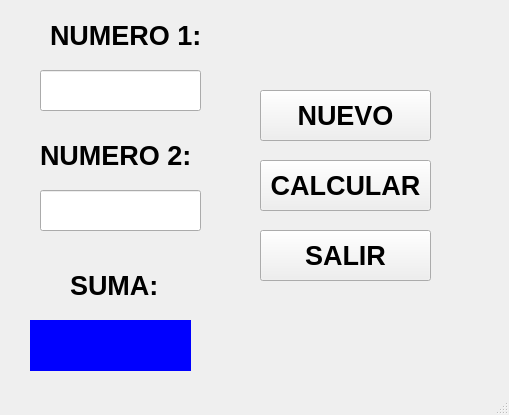
<?xml version="1.0" encoding="UTF-8"?>
<ui version="4.0">
 <class>MainWindow</class>
 <widget class="QMainWindow" name="MainWindow">
  <property name="geometry">
   <rect>
    <x>0</x>
    <y>0</y>
    <width>509</width>
    <height>415</height>
   </rect>
  </property>
  <property name="windowTitle">
   <string>Suma</string>
  </property>
  <widget class="QWidget" name="centralwidget">
   <widget class="QLabel" name="label">
    <property name="geometry">
     <rect>
      <x>50</x>
      <y>10</y>
      <width>171</width>
      <height>51</height>
     </rect>
    </property>
    <property name="font">
     <font>
      <pointsize>20</pointsize>
      <weight>75</weight>
      <bold>true</bold>
     </font>
    </property>
    <property name="text">
     <string>NUMERO 1:</string>
    </property>
   </widget>
   <widget class="QLineEdit" name="txtnumero1">
    <property name="geometry">
     <rect>
      <x>40</x>
      <y>70</y>
      <width>161</width>
      <height>41</height>
     </rect>
    </property>
    <property name="font">
     <font>
      <pointsize>18</pointsize>
      <italic>true</italic>
     </font>
    </property>
    <property name="alignment">
     <set>Qt::AlignCenter</set>
    </property>
   </widget>
   <widget class="QLabel" name="label_2">
    <property name="geometry">
     <rect>
      <x>40</x>
      <y>130</y>
      <width>171</width>
      <height>51</height>
     </rect>
    </property>
    <property name="font">
     <font>
      <pointsize>20</pointsize>
      <weight>75</weight>
      <bold>true</bold>
     </font>
    </property>
    <property name="text">
     <string>NUMERO 2:</string>
    </property>
   </widget>
   <widget class="QLineEdit" name="txtnumero2">
    <property name="geometry">
     <rect>
      <x>40</x>
      <y>190</y>
      <width>161</width>
      <height>41</height>
     </rect>
    </property>
    <property name="font">
     <font>
      <pointsize>18</pointsize>
      <italic>true</italic>
     </font>
    </property>
    <property name="alignment">
     <set>Qt::AlignCenter</set>
    </property>
   </widget>
   <widget class="QLabel" name="label_3">
    <property name="geometry">
     <rect>
      <x>70</x>
      <y>260</y>
      <width>101</width>
      <height>51</height>
     </rect>
    </property>
    <property name="font">
     <font>
      <pointsize>20</pointsize>
      <weight>75</weight>
      <bold>true</bold>
     </font>
    </property>
    <property name="text">
     <string>SUMA:</string>
    </property>
   </widget>
   <widget class="QLabel" name="lblsuma">
    <property name="geometry">
     <rect>
      <x>30</x>
      <y>320</y>
      <width>161</width>
      <height>51</height>
     </rect>
    </property>
    <property name="font">
     <font>
      <pointsize>16</pointsize>
      <weight>75</weight>
      <italic>true</italic>
      <bold>true</bold>
     </font>
    </property>
    <property name="styleSheet">
     <string notr="true">background-color: rgb(0, 0, 255);
color: rgb(255, 255, 255);</string>
    </property>
    <property name="text">
     <string/>
    </property>
   </widget>
   <widget class="QPushButton" name="bnuevo">
    <property name="geometry">
     <rect>
      <x>260</x>
      <y>90</y>
      <width>171</width>
      <height>51</height>
     </rect>
    </property>
    <property name="font">
     <font>
      <pointsize>20</pointsize>
      <weight>75</weight>
      <bold>true</bold>
     </font>
    </property>
    <property name="text">
     <string>NUEVO</string>
    </property>
   </widget>
   <widget class="QPushButton" name="bcalcular">
    <property name="geometry">
     <rect>
      <x>260</x>
      <y>160</y>
      <width>171</width>
      <height>51</height>
     </rect>
    </property>
    <property name="font">
     <font>
      <pointsize>20</pointsize>
      <weight>75</weight>
      <bold>true</bold>
     </font>
    </property>
    <property name="text">
     <string>CALCULAR</string>
    </property>
   </widget>
   <widget class="QPushButton" name="bsalir">
    <property name="geometry">
     <rect>
      <x>260</x>
      <y>230</y>
      <width>171</width>
      <height>51</height>
     </rect>
    </property>
    <property name="font">
     <font>
      <pointsize>20</pointsize>
      <weight>75</weight>
      <bold>true</bold>
     </font>
    </property>
    <property name="text">
     <string>SALIR</string>
    </property>
   </widget>
  </widget>
  <widget class="QMenuBar" name="menubar">
   <property name="geometry">
    <rect>
     <x>0</x>
     <y>0</y>
     <width>509</width>
     <height>21</height>
    </rect>
   </property>
  </widget>
  <widget class="QStatusBar" name="statusbar"/>
 </widget>
 <resources/>
 <connections/>
</ui>
